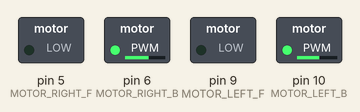
This sketch was run on a simulated Arduino Uno, built with avr-gcc and run on an emulated ATmega328P. On the bench: switched loads named in the sketch (green lamp = pin HIGH). What the sketch prints to the serial monitor is not drawn.

Above: at 3.1 s.
At 5.25 s:
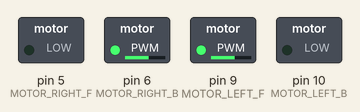
At 7.8 s:
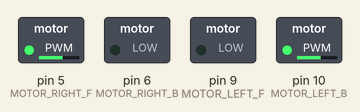
At 10.3 s:
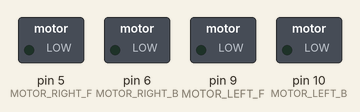
Timing chart, 0 to 12.5 s (numbered marks = the images above):
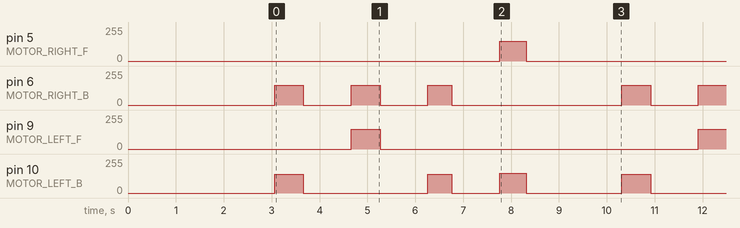

The sketch:

zhuanxiang.ino
```cpp
// ============================================================
// 底盘转向独立测试/校准代码 (适配车身 180 度互换)
// ============================================================

// 物理连线：原左电机 (现在在当前车身的右侧！)
const int MOTOR_LEFT_F = 9;
const int MOTOR_LEFT_B = 10;
// 物理连线：原右电机 (现在在当前车身的左侧！)
const int MOTOR_RIGHT_F = 5;
const int MOTOR_RIGHT_B = 6;

// 填入你之前直行测试出的校准系数
float left_ratio = 0.95;
float right_ratio = 1.0;

void setup() {
  Serial.begin(9600);

  pinMode(MOTOR_LEFT_F, OUTPUT);
  pinMode(MOTOR_LEFT_B, OUTPUT);
  pinMode(MOTOR_RIGHT_F, OUTPUT);
  pinMode(MOTOR_RIGHT_B, OUTPUT);

  stopCar();
  Serial.println("=================================");
  Serial.println(">>> 转向校准程序启动，3秒后开始动作 <<<");
  Serial.println("=================================");
  delay(3000);
}

void loop() {
  // --- 动作 1：直行 ---
  Serial.println("⬆️ 测试：直行 1 秒");
  moveForward(150);
  delay(600);
  stopCar();
  delay(1000);

  // --- 动作 3：左转 ---
  Serial.println("➡️ 测试：原地右转 1 秒");
  turnRight(150);
  delay(600);
  stopCar();
  delay(1000);

  // --- 动作 1：直行 ---
  Serial.println("⬆️ 测试：直行 1 秒");
  moveForward(150);
  delay(500);
  stopCar();
  delay(1000);

  // --- 动作 2：右转 ---
  Serial.println("⬅️ 测试：原地左转 1 秒");
  turnLeft(150);
  delay(550);
  stopCar();
  delay(2000); // 休息 2 秒后循环
}

// ================= 重新梳理的核心控制函数 =================

void moveForward(int speed) {
  speed = constrain(speed, 0, 255);
  // 直行逻辑没问题：原左电机（现右）向原车尾转，原右电机（现左）向原车尾转
  analogWrite(MOTOR_LEFT_F, 0);
  analogWrite(MOTOR_LEFT_B, speed * left_ratio);

  analogWrite(MOTOR_RIGHT_F, 0);
  analogWrite(MOTOR_RIGHT_B, speed * right_ratio);
}

void turnLeft(int speed) {
  speed = constrain(speed, 0, 255);
  // 💡 真实左转逻辑：当前车身左轮向后，当前车身右轮向前

  // 1. 驱动当前车身左轮 (即原 RIGHT 引脚) 向车后转
  // 原车头方向(F) = 现车尾方向
  analogWrite(MOTOR_RIGHT_F, speed);
  analogWrite(MOTOR_RIGHT_B, 0);

  // 2. 驱动当前车身右轮 (即原 LEFT 引脚) 向车前转
  // 原车尾方向(B) = 现车头方向
  analogWrite(MOTOR_LEFT_F, 0);
  analogWrite(MOTOR_LEFT_B, speed);
}

void turnRight(int speed) {
  speed = constrain(speed, 0, 255);
  // 💡 真实右转逻辑：当前车身左轮向前，当前车身右轮向后

  // 1. 驱动当前车身左轮 (即原 RIGHT 引脚) 向车前转
  analogWrite(MOTOR_RIGHT_F, 0);
  analogWrite(MOTOR_RIGHT_B, speed);

  // 2. 驱动当前车身右轮 (即原 LEFT 引脚) 向车后转
  analogWrite(MOTOR_LEFT_F, speed);
  analogWrite(MOTOR_LEFT_B, 0);
}

void stopCar() {
  analogWrite(MOTOR_LEFT_F, 0);
  analogWrite(MOTOR_LEFT_B, 0);
  analogWrite(MOTOR_RIGHT_F, 0);
  analogWrite(MOTOR_RIGHT_B, 0);
}
```

Measured:
- by itself, pin 5 (MOTOR_RIGHT_F): alternates 150/255 for 0.55 s and 0/255 for 6.7 s
- by itself, pin 6 (MOTOR_RIGHT_B): repeats every 7.3 s: 0/255 1.0 s, 150/255 0.60 s, 0/255 1.0 s, 150/255 0.50 s, 0/255 3.6 s, 150/255 0.60 s
- by itself, pin 9 (MOTOR_LEFT_F): alternates 150/255 for 0.60 s and 0/255 for 6.7 s
- by itself, pin 10 (MOTOR_LEFT_B): repeats every 7.3 s: 0/255 2.6 s, 142/255 0.50 s, 0/255 1.0 s, 150/255 0.55 s, 0/255 2.0 s, 142/255 0.60 s
